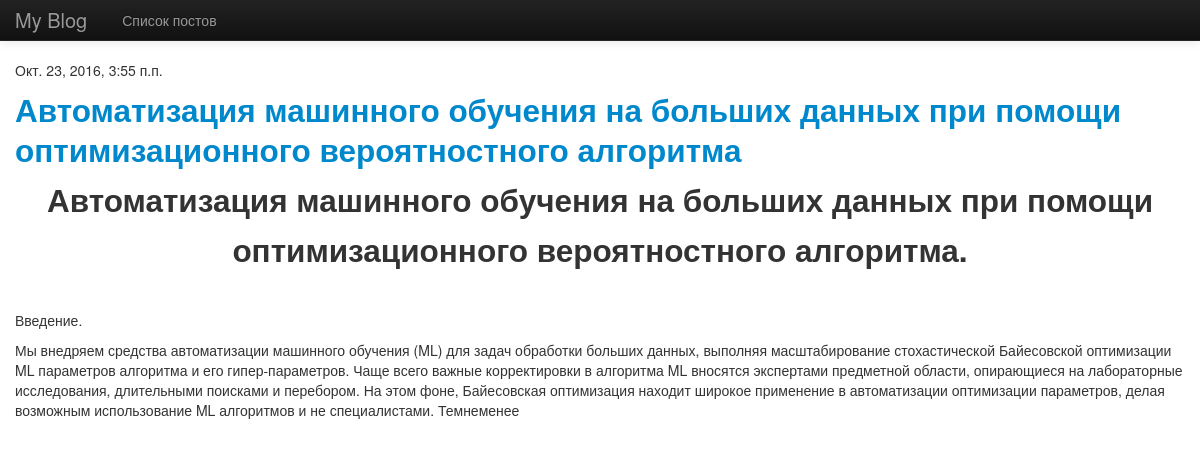
Screenshot of /blog/ with the database file from the repository.
### blog/models.py (models this page shows, shortened)
class Post(models.Model):
    title = models.CharField(max_length=255)
    datetime = models.DateTimeField(u'Date')
    is_draft = models.BooleanField()
    content = RichTextUploadingField(blank=True, default='', config_name='default')
    def get_absolute_url(self):
        return "/blog/%i/" % self.id

### blog/views.py (the view)
class PostsListView(ListView):
    model = Post

### blog/templates/blog/post_list.html
{% extends 'blog/base.html' %}
{% block content %}
    {% for post in object_list %}
        {% if not post.is_draft %}
            <p>{{ post.datetime }}</p>
            <h2><a href="{{ post.get_absolute_url }}">{{ post.title }}</a></h2>
            <p>{{post.content|safe}}</p>
        {% endif %}
    {% empty %}
    <p>Нет постов</p>
    {% endfor %}
{% endblock %}

### blog/templates/blog/base.html (shortened to what this page needs)
<!DOCTYPE html>
{% load static %}
<html lang="ru">
    <head>
        <link href={% static "bootstrap/css/bootstrap.css" %} rel="stylesheet">
        <link href={% static "bootstrap/css/bootstrap-responsive.css" %} rel="stylesheet">
    </head>
<body>
<div class="navbar navbar-inverse navbar-fixed-top">
    <div class="navbar-inner">
        <div class="container">
            <div class="brand">
            <a href="{% url 'list' %}" style="color: #999999"> My Blog</a>
            </div>
            <ul class="nav">
                <li><a href="{% url 'list' %}" class="">Список постов</a></li>
            </ul>
        </div>
    </div>
</div>
<div class="container">
     {% block content %}Empty page{% endblock %}
</div>
</body>
</html>

### blog/templates/blog/base.html (style rules this page uses)
body { padding-top: 60px; }

### rows the page displays
Post: datetime "Окт. 23, 2016, 3:55 п.п.", title "Автоматизация машинного обучения на больших данных при помощи оптимизационного вероятностного алгоритма", content "Автоматизация машинного обучения на больших данных при помощи оптимизационного вероятностного алгоритма. Введение. Мы внедряем средства автоматизации машинного обучения (ML) для задач обработки больших данных, выполняя масштабирование стохастической Байесовской оптимизации ML параметров алгоритма и его гипер-параметров. Чаще всего важные корректировки в алгоритма ML вносятся экспертами предметной области, опирающиеся на лабораторные исследования, длительными поисками и перебором. На этом фоне, Байесовская оптимизация находит широкое применение в автоматизации оптимизации параметров, делая возможным использование ML алгоритмов и не специалистами. Темнеменее"
